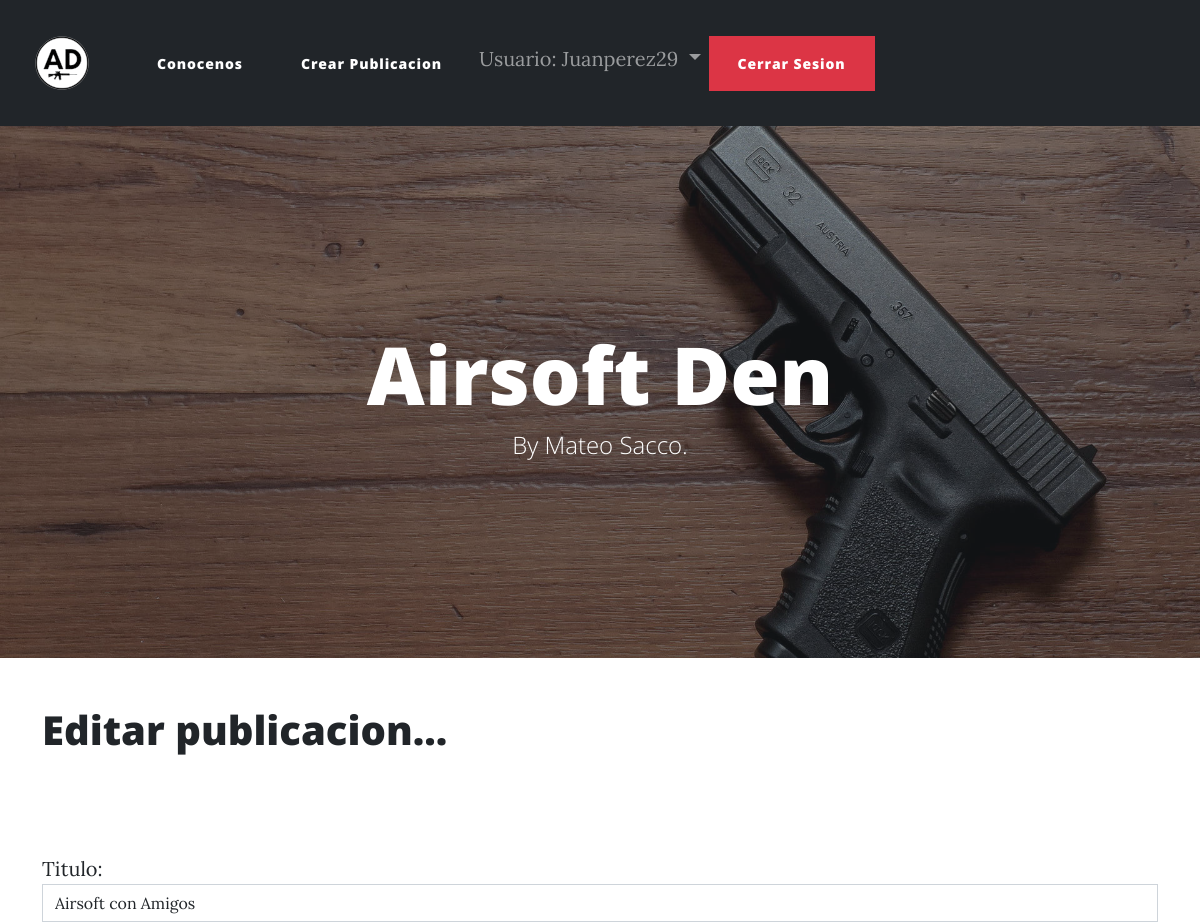
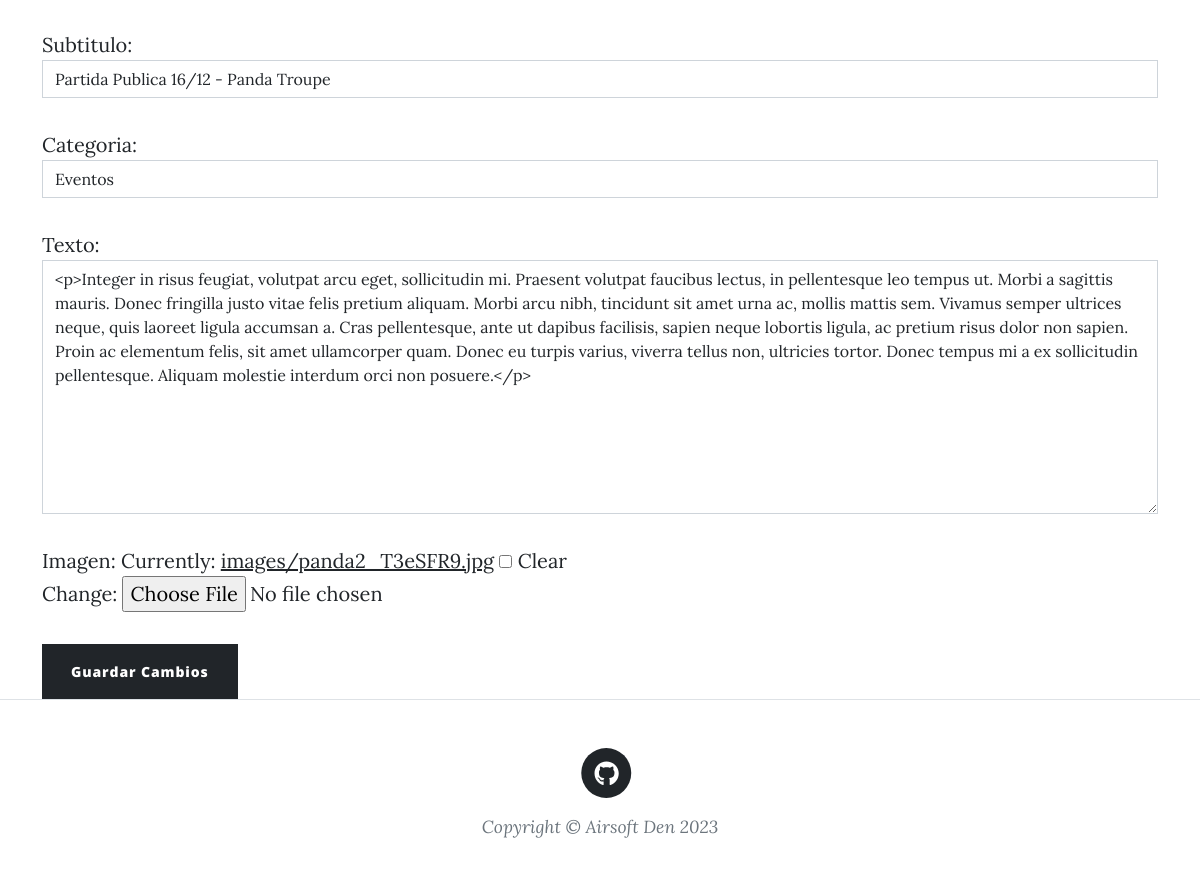
/pages/edit/6 (signed in), run on the app's committed database (2 pictures, top to bottom).
### blogAPP/models.py (models this page shows, shortened)
class Post(models.Model):
    titulo = models.CharField(max_length=255)
    subtitulo = models.CharField(max_length=255)
    autor = models.ForeignKey(User, on_delete=models.CASCADE)
    texto = RichTextField(blank=True, null=True)
    fecha = models.DateField(auto_now_add=True, auto_now=False)
    categoria = models.CharField(max_length=20, default='Sin Categoria')
    imagen = models.ImageField(null=True, blank=True, upload_to="images/")

### blogAPP/views.py (the view)
# urls.py: path('pages/edit/<int:pk>', UpdatePostView.as_view(), name="update_post"),
class UpdatePostView(UpdateView):
    model = Post
    form_class = EditForm
    template_name = "update_post.html"

### blogAPP/forms.py
class EditForm(forms.ModelForm):
    class Meta:
        model = Post
        fields = ("titulo", "subtitulo", "categoria", "texto", "imagen")
        widgets = {
            "titulo":forms.TextInput(attrs={'class':'form-control'}),
            "subtitulo":forms.TextInput(attrs={'class':'form-control'}),
            "categoria":forms.Select(choices=choices, attrs={'class':'form-control'}),
            "texto":forms.Textarea(attrs={'class':'form-control'}),
        }

### blogAPP/templates/update_post.html (shortened to what this page needs)
{% extends "main.html" %}
{% load static %}
{% block contenidoQueCambia%}
{% if user.is_authenticated %}
    {% if user.id == post.autor.id %}
        <h1>Editar publicacion...</h1>
        <br><br/>
        <div class="form-group">
            <form method="POST">
                {{ form.as_p }}
                <button class="btn btn-dark">Guardar Cambios</button>
            </form>
        </div>
    {% else %}
        <center><h1>NO TIENES PERMISO PARA REALIZAR ESTA ACCION!</h1></center>
    {% endif %}
{% else %}
<center><h1>DEBES INICIAR SESION PARA REALIZAR ESTA ACCION!</h1></center>
<br>
<br>
{% endif %}
{% endblock contenidoQueCambia%}

### blogAPP/templates/main.html (shortened to what this page needs)
<!DOCTYPE html>
<html lang="en">
    <head>
        {% load static %}
        <link href="{% static 'blogAPP/css/styles.css' %}" rel="stylesheet" />
    </head>
    <nav class="navbar navbar-expand-lg navbar-dark bg-dark">
        <div class="container-fluid">
          <a class="navbar-brand" href="/"><img src='/static/blogAPP/assets/img/home-btn.png'></a>
          <div class="collapse navbar-collapse" id="navbarSupportedContent">
            <ul class="navbar-nav me-auto mb-2 mb-lg-0">
                <li class="nav-item">
                    <a class="btn btn-dark" href="/about">Conocenos </a>
                </li>
                {% if user.is_authenticated %}
                    {% if user.profile.id %}
                        <li class="nav-item">
                        <a class="btn btn-dark" href="/add_post">Crear Publicacion </a>
                        </li>
                    {% endif %}
                    <li class="nav-item dropdown">
                    <a class="nav-link dropdown-toggle" href="#" role="button" data-bs-toggle="dropdown" aria-expanded="false">
                        Usuario: {{ user.username }}
                    </a>
                    </li>
                    <li class="nav-item">
                    <a class="btn btn-danger" href="{%  url 'logout' %}">Cerrar Sesion </a>
                    </li>
                {% endif %}
            </ul>
          </div>
        </div>
      </nav>
    <body>
        <header class="masthead" style="background-image: url('/static/blogAPP/assets/img/home-bg.jpg')" >
            <div class="container position-relative px-4 px-lg-5">
                <div class="row gx-4 gx-lg-5 justify-content-center">
                    <div class="col-md-10 col-lg-8 col-xl-7">
                        <div class="page-heading">
                            <h1>Airsoft Den</h1>
                            <span class="subheading">By Mateo Sacco.</span>
                        </div>
                    </div>
                </div>
            </div>
        </header>
        <div class="container">
        {% block contenidoQueCambia%}
        {% endblock contenidoQueCambia%}
        </div>
        <footer class="border-top">
            <div class="container px-4 px-lg-5">
                <div class="row gx-4 gx-lg-5 justify-content-center">
                    <div class="col-md-10 col-lg-8 col-xl-7">
                        <ul class="list-inline text-center">
                        <li class="list-inline-item">
                            <a href="https://github.com/Mateosacco99" target="_blank">
                                <span class="fa-stack fa-lg">
                                    <i class="fas fa-circle fa-stack-2x"></i>
                                    <i class="fab fa-github fa-stack-1x fa-inverse"></i>
                                </span>
                            </a>
                            </li>
                        </ul>
                        <div class="small text-center text-muted fst-italic">Copyright &copy; Airsoft Den 2023</div>
                    </div>
                </div>
            </div>
        </footer>
    </body>
</html>

### data on the page
Post: titulo "Airsoft con Amigos", subtitulo "Partida Publica 16/12 - Panda Troupe", categoria "Eventos", texto "<p>Integer in risus feugiat, volutpat arcu eget, sollicitudin mi. Praesent volutpat faucibus lectus, in pellentesque leo tempus ut. Morbi a sagittis mauris. Donec fringilla justo vitae felis pretium aliquam. Morbi arcu nibh, tincidunt sit amet urna ac, mollis mattis sem. Vivamus semper ultrices neque, quis laoreet ligula accumsan a. Cras pellentesque, ante ut dapibus facilisis, sapien neque lobortis ligula, ac pretium risus dolor non sapien. Proin ac elementum felis, sit amet ullamcorper quam. Donec eu turpis varius, viverra tellus non, ultricies tortor. Donec tempus mi a ex sollicitudin pellentesque. Aliquam molestie interdum orci non posuere.</p>"

### other printed values
{{ user.username }} "Juanperez29"
